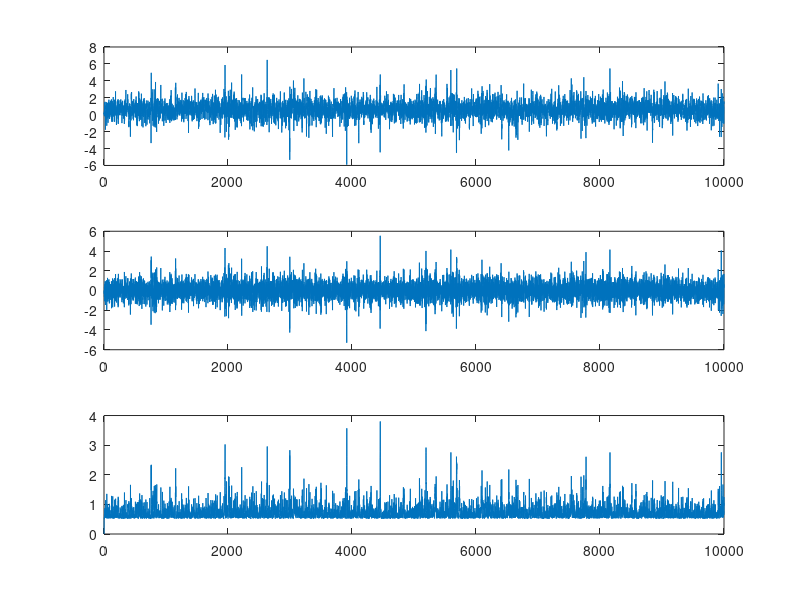

Write MATLAB code to recreate this figure. (Note: this script raises an error after producing the figure.)
%% description
% y_t = a y_(t-1) + b + a_t
% a_t = sigma_t * epsilon_t
% sigma_t^2 = c + d * a_(t-1)^2 + e * sigma_(t-1)^2
a = .5;
b = .3;
c = .2;
d = .4;
e = .25;

%% data generating process
data_len = 10000;
epsilon = randn(data_len, 1);

y = nan(data_len, 1);
err = nan(data_len, 1);
sigma = nan(data_len, 1);

y(1) = 0;
err(1) = 0;
sigma(1) = 0;

for idx = 2 : data_len
    sigma(idx) = sqrt(c + d*err(idx-1)^2 + e * sigma(idx-1)^2);
    err(idx) = sigma(idx) * epsilon(idx);
    y(idx) = a*y(idx-1) + b + err(idx);
end

subplot(3, 1, 1)
plot(y);
subplot(3, 1, 2)
plot(err)
subplot(3, 1, 3)
plot(sigma)

%% garch estimation
mdl = arima(1, 0, 0);
mdl.Variance = garch(1, 1);
% mdl = arima('Variance', garch(1, 1));
% estmdl = estimate(mdl, y(2:end), 'X', y(1:end-1));
estmdl = estimate(mdl, y);


%% predict
[E, V, logL] = infer(estmdl, y(2:end), 'Y0', y(1), 'V0', 0.1, 'E0', err(1));

aa = estmdl.AR{1};
bb = estmdl.Constant;
cc = estmdl.Variance.Constant;
dd = estmdl.Variance.ARCH{1};
ee = estmdl.Variance.GARCH{1};

yy = nan(data_len, 1);
err2 = nan(data_len, 1);
sigma2 = nan(data_len, 1);

yy(1) = 0;
err2(1) = 0;
sigma2(1) = 0;

for idx = 2 : data_len
    err2(idx-1) = yy(idx-1)-y(idx-1);
    sigma2(idx) = sqrt(cc + dd*err2(idx-1)^2 + ee * sigma2(idx-1)^2);
    yy(idx) = aa*y(idx-1) + bb;
end
scatter(y(2:end)-E, yy(2:end));
scatter(sigma2(2:end), sqrt(V))

